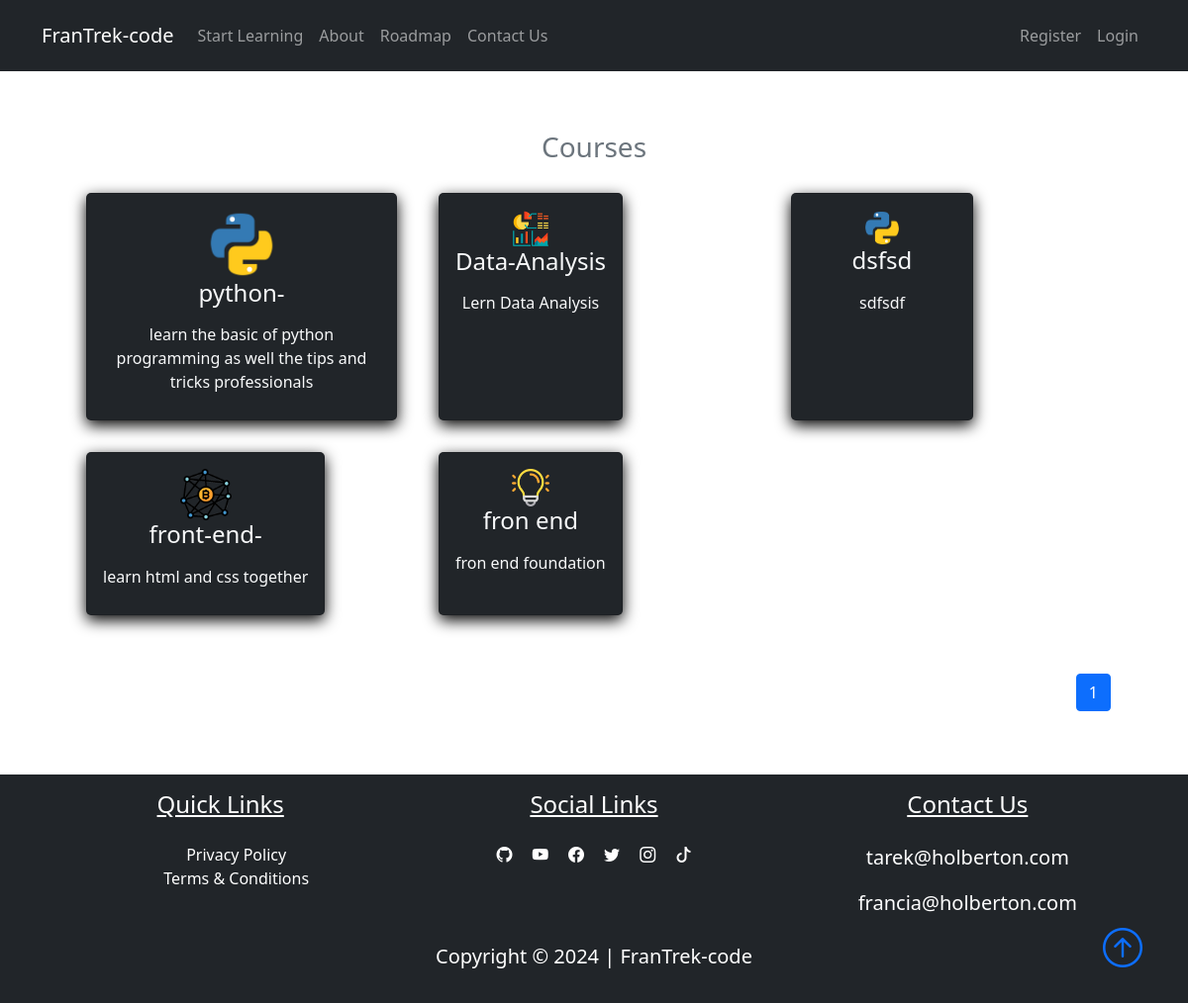
/courses, run on an earlier commit of the app's database.
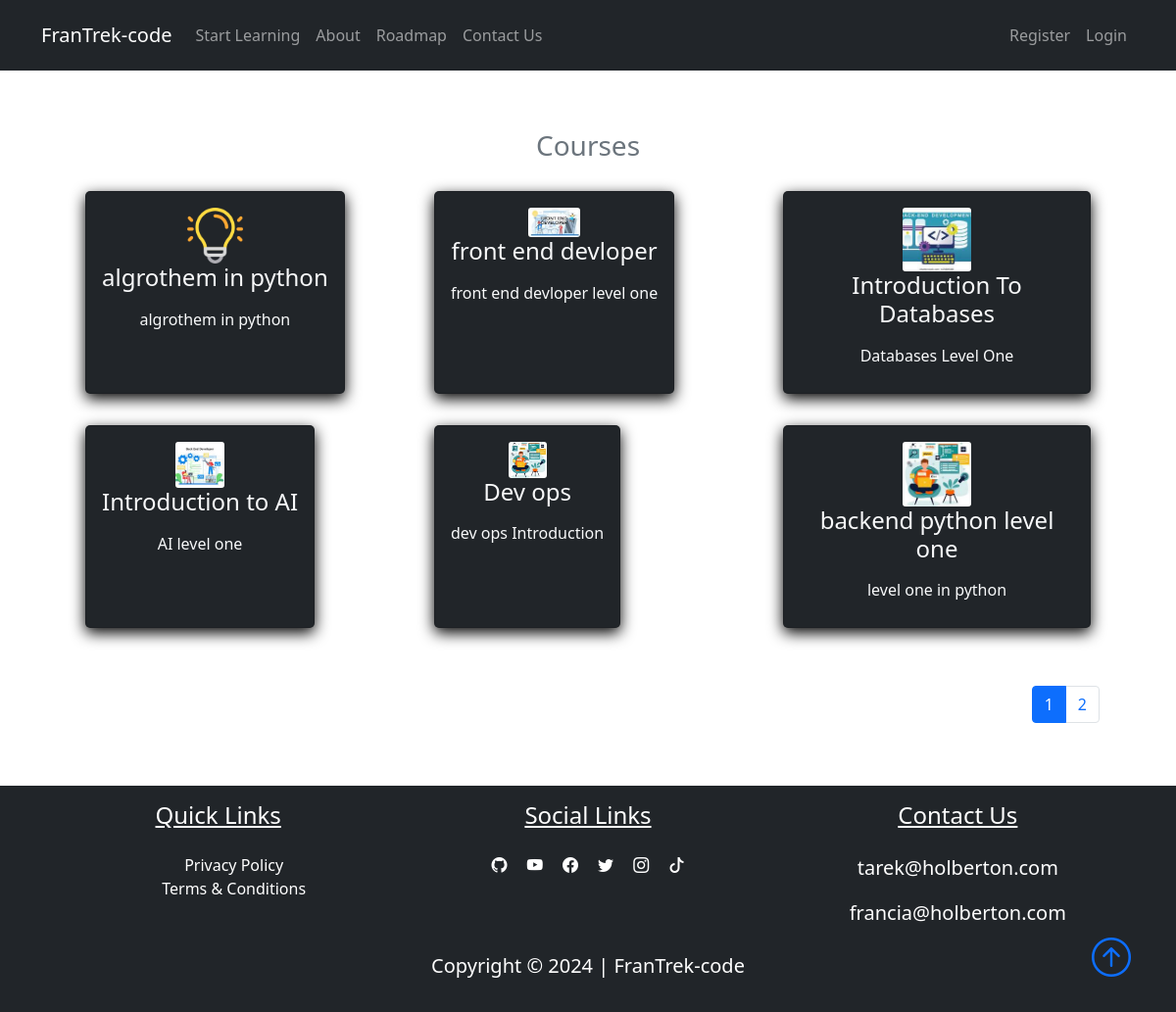
And on a later commit of the database.
### FranTrek/models.py (models this page shows, shortened)
class Course(db.Model):
    id = db.Column(db.Integer, primary_key=True)
    title = db.Column(db.String(50), unique=True, nullable=False)
    description = db.Column(db.String(150), nullable=False)
    icon = db.Column(db.String(20), nullable=False, default="default_icon.jpg")
    lessons = db.relationship("Lesson", backref="course_name", lazy=True)

### FranTrek/courses/routes.py (the view)
@courses_bp.route("/courses")
def courses():
    page = request.args.get("page", 1, type=int)
    courses = Course.query.paginate(page=page, per_page=6)
    return render_template("courses.html", title="Courses", courses=courses)

### FranTrek/templates/courses.html
{% extends "layout.html"%}
{% block content %}
<section class="bg-ligh">
    <div class="container p-5">
        <h3 class="text-center text-secondary" id='learn'>Courses</h3>
        <div class="row">
            {% for course in courses.items %}
            <div class="col-sm-12 col-md-6 col-lg-4 p-3 d-flex align-items-stretch">
                <a href="{{url_for('courses.course', course_title=course.title)}}" class="text-decoration-none">
                    <div class="card bg-dark text-light h-100">
                        <div class="card-body text-center">
                            <img src="{{url_for('static', filename='course_icons/'+course.icon)}}" alt=""
                                class="card-img w-25">
                            <h4 class="card-title mb-3">
                                {{course.title}}
                            </h4>
                            <p class="card-text">{{course.description}}</p>
                        </div>
                    </div>
                </a>
            </div>
            {% endfor %}
            <nav class="mt-5" aria-label="...">
                <ul class="pagination" style="display: flex; justify-content: flex-end">
                    {% for page_num in courses.iter_pages(left_edge=1, right_edge=1, left_current=1, right_current=2) %}
                    {% if page_num %}
                    {% if courses.page == page_num %}
                    <li class="page-item active">
                        <a href="{{url_for('courses.courses', page=page_num)}}" class="page-link">{{page_num}}</a>
                    </li>
                    {%else%}
                    <li class="page-item">
                        <a href="{{url_for('courses.courses', page=page_num)}}" class="page-link">{{page_num}}</a>
                    </li>
                    {%endif%}
                    {% else %}
                    ...
                    {% endif %}
                    {% endfor %}
                </ul>
            </nav>
        </div>
    </div>
</section>
{% endblock content %}

What changed in the data, as far as the page shows it:
removed Course: icon (picture), title "python-", description "learn the basic of python programming as well the tips and tricks professionals"
removed Course: icon (picture), title "Data-Analysis", description "Lern Data Analysis"
removed Course: icon (picture), title "dsfsd", description "sdfsdf"
removed Course: icon (picture), title "front-end-", description "learn html and css together"
removed Course: icon (picture), title "fron end", description "fron end foundation"
added Course: icon (picture), title "algrothem in python", description "algrothem in python"
added Course: icon (picture), title "front end devloper", description "front end devloper level one"
added Course: icon (picture), title "Introduction To Databases", description "Databases Level One"
added Course: icon (picture), title "Introduction to AI", description "AI level one"
added Course: icon (picture), title "Dev ops", description "dev ops Introduction"
added Course: icon (picture), title "backend python level one", description "level one in python"
Also different on the page:
new list line: "2"
